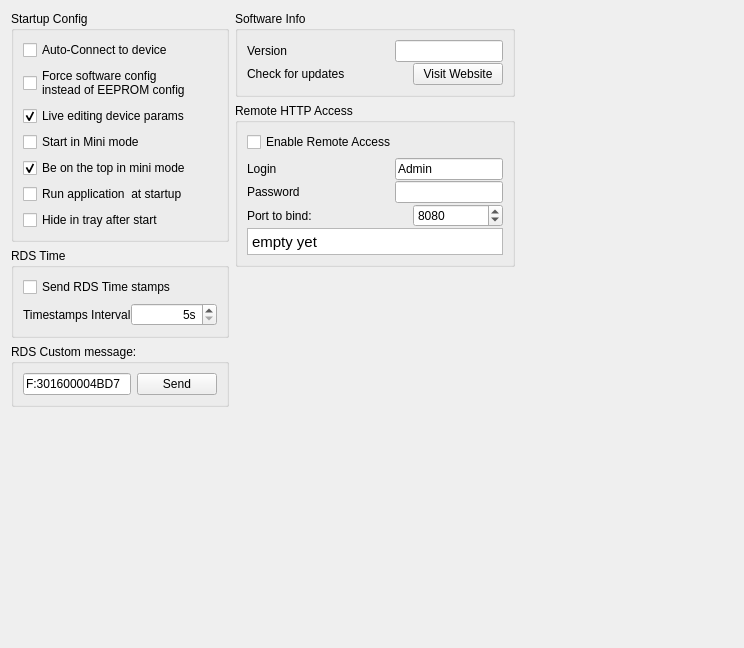
      <widget class="QWidget" name="appcfg">
       <attribute name="icon">
        <iconset resource="fmstick.qrc">
         <normaloff>:/fmstick/images/Administrative Tools-64 (1).png</normaloff>:/fmstick/images/Administrative Tools-64 (1).png</iconset>
       </attribute>
       <attribute name="title">
        <string>Software</string>
       </attribute>
       <layout class="QGridLayout" name="gridLayout_5">
        <item row="0" column="0">
         <layout class="QHBoxLayout" name="horizontalLayout_2">
          <item>
           <layout class="QVBoxLayout" name="verticalLayout_13">
            <item>
             <widget class="QGroupBox" name="groupBox_9">
              <property name="title">
               <string>Startup Config</string>
              </property>
              <layout class="QVBoxLayout" name="verticalLayout_2">
               <item>
                <widget class="QCheckBox" name="checkBox_sw_autoconnect">
                 <property name="toolTip">
                  <string>Check this flag, if You want the software
periodically searching device and if
it founded - connects to it.</string>
                 </property>
                 <property name="text">
                  <string>Auto-Connect to device</string>
                 </property>
                </widget>
               </item>
               <item>
                <widget class="QCheckBox" name="checkBox_rewriteCfg">
                 <property name="toolTip">
                  <string>When transmitter founded, the application
ignores already running configuration inside transmitter,
and force sending all paramerers to it.</string>
                 </property>
                 <property name="text">
                  <string>Force software config
instead of EEPROM config</string>
                 </property>
                </widget>
               </item>
               <item>
                <widget class="QCheckBox" name="checkBox_sw_live_edit">
                 <property name="toolTip">
                  <string>Check this if you want to live edit
transmitter's parameters.
You don't need to push send￼ button
Due each change would be immediatly
sent to frontend.</string>
                 </property>
                 <property name="text">
                  <string>Live editing device params</string>
                 </property>
                 <property name="checked">
                  <bool>true</bool>
                 </property>
                </widget>
               </item>
               <item>
                <widget class="QCheckBox" name="checkBox_mini_mode">
                 <property name="toolTip">
                  <string>Check this if you prefer to
start application with minimal UI.</string>
                 </property>
                 <property name="text">
                  <string>Start in Mini mode</string>
                 </property>
                </widget>
               </item>
               <item>
                <widget class="QCheckBox" name="checkBox_be_on_the_top">
                 <property name="toolTip">
                  <string>When in minimal UI, be on the top of screen.</string>
                 </property>
                 <property name="text">
                  <string>Be on the top in mini mode</string>
                 </property>
                 <property name="checked">
                  <bool>true</bool>
                 </property>
                </widget>
               </item>
               <item>
                <widget class="QCheckBox" name="checkBox_sw_runAtStartup">
                 <property name="enabled">
                  <bool>true</bool>
                 </property>
                 <property name="toolTip">
                  <string>Set this, if You want to run application when Desktop started.</string>
                 </property>
                 <property name="text">
                  <string>Run application  at startup</string>
                 </property>
                </widget>
               </item>
               <item>
                <widget class="QCheckBox" name="checkBox_sw_hideInTray">
                 <property name="enabled">
                  <bool>true</bool>
                 </property>
                 <property name="toolTip">
                  <string>Set this if You want to start application and
immediatly hide it into the system tray.</string>
                 </property>
                 <property name="text">
                  <string>Hide in tray after start</string>
                 </property>
                </widget>
               </item>
              </layout>
             </widget>
            </item>
            <item>
             <widget class="QGroupBox" name="groupBox_rds_time">
              <property name="title">
               <string>RDS Time</string>
              </property>
              <layout class="QVBoxLayout" name="verticalLayout_19">
               <item>
                <widget class="QCheckBox" name="checkBox_rds_time">
                 <property name="enabled">
                  <bool>true</bool>
                 </property>
                 <property name="toolTip">
                  <string>Check this, if You want to send DRS time periodically.
Note: RDS FIFO size must be greater than zero!</string>
                 </property>
                 <property name="text">
                  <string>Send RDS Time stamps</string>
                 </property>
                </widget>
               </item>
               <item>
                <widget class="QFrame" name="frame_rds_time">
                 <property name="enabled">
                  <bool>true</bool>
                 </property>
                 <property name="frameShape">
                  <enum>QFrame::NoFrame</enum>
                 </property>
                 <property name="frameShadow">
                  <enum>QFrame::Raised</enum>
                 </property>
                 <layout class="QHBoxLayout" name="horizontalLayout_19">
                  <property name="spacing">
                   <number>0</number>
                  </property>
                  <property name="margin">
                   <number>0</number>
                  </property>
                  <item>
                   <widget class="QLabel" name="label_15">
                    <property name="toolTip">
                     <string>Set time interval in seconds to send RDS time.</string>
                    </property>
                    <property name="text">
                     <string>Timestamps Interval</string>
                    </property>
                   </widget>
                  </item>
                  <item>
                   <widget class="QSpinBox" name="spinBox_rds_time_int">
                    <property name="toolTip">
                     <string>Set time interval in seconds to send RDS time.</string>
                    </property>
                    <property name="alignment">
                     <set>Qt::AlignRight|Qt::AlignTrailing|Qt::AlignVCenter</set>
                    </property>
                    <property name="suffix">
                     <string>s</string>
                    </property>
                    <property name="minimum">
                     <number>5</number>
                    </property>
                    <property name="maximum">
                     <number>60</number>
                    </property>
                    <property name="singleStep">
                     <number>5</number>
                    </property>
                    <property name="value">
                     <number>5</number>
                    </property>
                   </widget>
                  </item>
                 </layout>
                </widget>
               </item>
              </layout>
             </widget>
            </item>
            <item>
             <widget class="QGroupBox" name="groupBox_rds_sendmsg">
              <property name="toolTip">
               <string>Send customized RDS message. Block A setted based on RDS PI-code,
other blocks: B,C and D - are avaliable to modify, also you can send
message to circular buffer instead of fifo to send it periodically.
Tosend message only once (using fifo buffer), as prefix write &quot;F:&quot;,
for example: &quot;F:301600004BD7&quot;. To send message periodically in
circular buffer, write &quot;C:&quot; as prefix, for example: &quot;C:B00824A02005&quot;.
To Flush circular buffer write &quot;R&quot; symbol before &quot;C:&quot;, for example:
&quot;RC:B00824A02005&quot; - flushes circular buffer and write first group there
Note circular buffe may be cleaned only when re-sending RadioText message.</string>
              </property>
              <property name="title">
               <string>RDS Custom message:</string>
              </property>
              <layout class="QHBoxLayout" name="horizontalLayout_63">
               <item>
                <widget class="QLineEdit" name="lineEdit_rds_custom">
                 <property name="text">
                  <string>F:301600004BD7</string>
                 </property>
                 <property name="maxLength">
                  <number>16</number>
                 </property>
                </widget>
               </item>
               <item>
                <widget class="QPushButton" name="pushButton_sw_send_custom_rds">
                 <property name="sizePolicy">
                  <sizepolicy hsizetype="Preferred" vsizetype="Fixed">
                   <horstretch>0</horstretch>
                   <verstretch>0</verstretch>
                  </sizepolicy>
                 </property>
                 <property name="minimumSize">
                  <size>
                   <width>0</width>
                   <height>0</height>
                  </size>
                 </property>
                 <property name="text">
                  <string>Send</string>
                 </property>
                 <property name="icon">
                  <iconset resource="fmstick.qrc">
                   <normaloff>:/fmstick/images/1318446470_accept.png</normaloff>:/fmstick/images/1318446470_accept.png</iconset>
                 </property>
                </widget>
               </item>
              </layout>
             </widget>
            </item>
            <item>
             <spacer name="verticalSpacer_15">
              <property name="orientation">
               <enum>Qt::Vertical</enum>
              </property>
              <property name="sizeHint" stdset="0">
               <size>
                <width>20</width>
                <height>40</height>
               </size>
              </property>
             </spacer>
            </item>
           </layout>
          </item>
          <item>
           <layout class="QVBoxLayout" name="verticalLayout_29">
            <item>
             <widget class="QGroupBox" name="groupBox_2">
              <property name="title">
               <string>Software Info</string>
              </property>
              <layout class="QVBoxLayout" name="verticalLayout_15">
               <property name="spacing">
                <number>1</number>
               </property>
               <item>
                <layout class="QHBoxLayout" name="horizontalLayout_58">
                 <item>
                  <widget class="QLabel" name="label_18">
                   <property name="sizePolicy">
                    <sizepolicy hsizetype="Minimum" vsizetype="Preferred">
                     <horstretch>200</horstretch>
                     <verstretch>0</verstretch>
                    </sizepolicy>
                   </property>
                   <property name="minimumSize">
                    <size>
                     <width>0</width>
                     <height>0</height>
                    </size>
                   </property>
                   <property name="maximumSize">
                    <size>
                     <width>16777215</width>
                     <height>16777215</height>
                    </size>
                   </property>
                   <property name="text">
                    <string>Version</string>
                   </property>
                  </widget>
                 </item>
                 <item>
                  <widget class="QLineEdit" name="lineEdit_sw_ver">
                   <property name="sizePolicy">
                    <sizepolicy hsizetype="Minimum" vsizetype="Fixed">
                     <horstretch>0</horstretch>
                     <verstretch>0</verstretch>
                    </sizepolicy>
                   </property>
                   <property name="minimumSize">
                    <size>
                     <width>90</width>
                     <height>0</height>
                    </size>
                   </property>
                   <property name="maximumSize">
                    <size>
                     <width>16777215</width>
                     <height>16777215</height>
                    </size>
                   </property>
                   <property name="readOnly">
                    <bool>true</bool>
                   </property>
                  </widget>
                 </item>
                </layout>
               </item>
               <item>
                <layout class="QHBoxLayout" name="horizontalLayout_57">
                 <item>
                  <widget class="QLabel" name="label_19">
                   <property name="sizePolicy">
                    <sizepolicy hsizetype="Minimum" vsizetype="Preferred">
                     <horstretch>200</horstretch>
                     <verstretch>0</verstretch>
                    </sizepolicy>
                   </property>
                   <property name="text">
                    <string>Check for updates</string>
                   </property>
                  </widget>
                 </item>
                 <item>
                  <widget class="QPushButton" name="pushButton_sw_visitWebsite">
                   <property name="sizePolicy">
                    <sizepolicy hsizetype="Minimum" vsizetype="Fixed">
                     <horstretch>0</horstretch>
                     <verstretch>0</verstretch>
                    </sizepolicy>
                   </property>
                   <property name="minimumSize">
                    <size>
                     <width>90</width>
                     <height>0</height>
                    </size>
                   </property>
                   <property name="text">
                    <string>Visit Website</string>
                   </property>
                   <property name="icon">
                    <iconset resource="fmstick.qrc">
                     <normaloff>:/fmstick/images/web-browser.png</normaloff>:/fmstick/images/web-browser.png</iconset>
                   </property>
                  </widget>
                 </item>
                </layout>
               </item>
              </layout>
             </widget>
            </item>
            <item>
             <widget class="QGroupBox" name="groupBox_10">
              <property name="title">
               <string>Remote HTTP Access</string>
              </property>
              <layout class="QVBoxLayout" name="verticalLayout_3" stretch="0,0">
               <item>
                <widget class="QCheckBox" name="checkBox_sw_remote">
                 <property name="enabled">
                  <bool>true</bool>
                 </property>
                 <property name="text">
                  <string>Enable Remote Access</string>
                 </property>
                </widget>
               </item>
               <item>
                <widget class="QFrame" name="frame_sw_remoteaccesss">
                 <property name="enabled">
                  <bool>true</bool>
                 </property>
                 <property name="frameShape">
                  <enum>QFrame::NoFrame</enum>
                 </property>
                 <property name="frameShadow">
                  <enum>QFrame::Raised</enum>
                 </property>
                 <layout class="QVBoxLayout" name="verticalLayout_47">
                  <property name="spacing">
                   <number>1</number>
                  </property>
                  <property name="margin">
                   <number>0</number>
                  </property>
                  <item>
                   <layout class="QHBoxLayout" name="horizontalLayout_25">
                    <property name="sizeConstraint">
                     <enum>QLayout::SetDefaultConstraint</enum>
                    </property>
                    <item>
                     <widget class="QLabel" name="label_21">
                      <property name="enabled">
                       <bool>true</bool>
                      </property>
                      <property name="sizePolicy">
                       <sizepolicy hsizetype="Preferred" vsizetype="Preferred">
                        <horstretch>120</horstretch>
                        <verstretch>0</verstretch>
                       </sizepolicy>
                      </property>
                      <property name="minimumSize">
                       <size>
                        <width>0</width>
                        <height>0</height>
                       </size>
                      </property>
                      <property name="text">
                       <string>Login</string>
                      </property>
                     </widget>
                    </item>
                    <item>
                     <widget class="QLineEdit" name="lineEdit_sw_remote_login">
                      <property name="enabled">
                       <bool>true</bool>
                      </property>
                      <property name="sizePolicy">
                       <sizepolicy hsizetype="Minimum" vsizetype="Fixed">
                        <horstretch>0</horstretch>
                        <verstretch>0</verstretch>
                       </sizepolicy>
                      </property>
                      <property name="minimumSize">
                       <size>
                        <width>80</width>
                        <height>0</height>
                       </size>
                      </property>
                      <property name="maximumSize">
                       <size>
                        <width>16777215</width>
                        <height>16777215</height>
                       </size>
                      </property>
                      <property name="text">
                       <string>Admin</string>
                      </property>
                      <property name="maxLength">
                       <number>32</number>
                      </property>
                      <property name="alignment">
                       <set>Qt::AlignLeading|Qt::AlignLeft|Qt::AlignVCenter</set>
                      </property>
                     </widget>
                    </item>
                   </layout>
                  </item>
                  <item>
                   <layout class="QHBoxLayout" name="horizontalLayout_26">
                    <item>
                     <widget class="QLabel" name="label_23">
                      <property name="enabled">
                       <bool>true</bool>
                      </property>
                      <property name="sizePolicy">
                       <sizepolicy hsizetype="Preferred" vsizetype="Preferred">
                        <horstretch>120</horstretch>
                        <verstretch>0</verstretch>
                       </sizepolicy>
                      </property>
                      <property name="minimumSize">
                       <size>
                        <width>0</width>
                        <height>0</height>
                       </size>
                      </property>
                      <property name="text">
                       <string>Password</string>
                      </property>
                     </widget>
                    </item>
                    <item>
                     <widget class="QLineEdit" name="lineEdit_sw_remote_pwd">
                      <property name="enabled">
                       <bool>true</bool>
                      </property>
                      <property name="sizePolicy">
                       <sizepolicy hsizetype="Minimum" vsizetype="Fixed">
                        <horstretch>0</horstretch>
                        <verstretch>0</verstretch>
                       </sizepolicy>
                      </property>
                      <property name="minimumSize">
                       <size>
                        <width>80</width>
                        <height>0</height>
                       </size>
                      </property>
                      <property name="maximumSize">
                       <size>
                        <width>16777215</width>
                        <height>16777215</height>
                       </size>
                      </property>
                      <property name="maxLength">
                       <number>32</number>
                      </property>
                     </widget>
                    </item>
                   </layout>
                  </item>
                  <item>
                   <layout class="QHBoxLayout" name="horizontalLayout_47">
                    <item>
                     <widget class="QLabel" name="label_24">
                      <property name="enabled">
                       <bool>true</bool>
                      </property>
                      <property name="sizePolicy">
                       <sizepolicy hsizetype="Preferred" vsizetype="Preferred">
                        <horstretch>120</horstretch>
                        <verstretch>0</verstretch>
                       </sizepolicy>
                      </property>
                      <property name="minimumSize">
                       <size>
                        <width>0</width>
                        <height>0</height>
                       </size>
                      </property>
                      <property name="text">
                       <string>Port to bind:</string>
                      </property>
                     </widget>
                    </item>
                    <item>
                     <widget class="QSpinBox" name="spinBox_sw_remote_port">
                      <property name="enabled">
                       <bool>true</bool>
                      </property>
                      <property name="sizePolicy">
                       <sizepolicy hsizetype="Minimum" vsizetype="Fixed">
                        <horstretch>0</horstretch>
                        <verstretch>0</verstretch>
                       </sizepolicy>
                      </property>
                      <property name="minimumSize">
                       <size>
                        <width>90</width>
                        <height>0</height>
                       </size>
                      </property>
                      <property name="maximumSize">
                       <size>
                        <width>16777215</width>
                        <height>16777215</height>
                       </size>
                      </property>
                      <property name="suffix">
                       <string/>
                      </property>
                      <property name="minimum">
                       <number>1</number>
                      </property>
                      <property name="maximum">
                       <number>65535</number>
                      </property>
                      <property name="singleStep">
                       <number>1</number>
                      </property>
                      <property name="value">
                       <number>8080</number>
                      </property>
                     </widget>
                    </item>
                   </layout>
                  </item>
                  <item>
                   <layout class="QVBoxLayout" name="verticalLayout_34">
                    <item>
                     <widget class="QTextBrowser" name="textBrowser_sw_remote_uri">
                      <property name="sizePolicy">
                       <sizepolicy hsizetype="Expanding" vsizetype="Minimum">
                        <horstretch>0</horstretch>
                        <verstretch>0</verstretch>
                       </sizepolicy>
                      </property>
                      <property name="maximumSize">
                       <size>
                        <width>16777215</width>
                        <height>27</height>
                       </size>
                      </property>
                      <property name="verticalScrollBarPolicy">
                       <enum>Qt::ScrollBarAlwaysOff</enum>
                      </property>
                      <property name="horizontalScrollBarPolicy">
                       <enum>Qt::ScrollBarAlwaysOff</enum>
                      </property>
                      <property name="tabChangesFocus">
                       <bool>true</bool>
                      </property>
                      <property name="html">
                       <string>&lt;!DOCTYPE HTML PUBLIC &quot;-//W3C//DTD HTML 4.0//EN&quot; &quot;http://www.w3.org/TR/REC-html40/strict.dtd&quot;&gt;
&lt;html&gt;&lt;head&gt;&lt;meta name=&quot;qrichtext&quot; content=&quot;1&quot; /&gt;&lt;style type=&quot;text/css&quot;&gt;
p, li { white-space: pre-wrap; }
&lt;/style&gt;&lt;/head&gt;&lt;body style=&quot; font-family:'Ubuntu'; font-size:11pt; font-weight:400; font-style:normal;&quot;&gt;
&lt;p style=&quot; margin-top:0px; margin-bottom:0px; margin-left:0px; margin-right:0px; -qt-block-indent:0; text-indent:0px;&quot;&gt;empty yet&lt;/p&gt;&lt;/body&gt;&lt;/html&gt;</string>
                      </property>
                      <property name="textInteractionFlags">
                       <set>Qt::TextBrowserInteraction</set>
                      </property>
                      <property name="openExternalLinks">
                       <bool>true</bool>
                      </property>
                     </widget>
                    </item>
                   </layout>
                  </item>
                 </layout>
                </widget>
               </item>
              </layout>
             </widget>
            </item>
            <item>
             <spacer name="verticalSpacer_10">
              <property name="orientation">
               <enum>Qt::Vertical</enum>
              </property>
              <property name="sizeHint" stdset="0">
               <size>
                <width>20</width>
                <height>40</height>
               </size>
              </property>
             </spacer>
            </item>
           </layout>
          </item>
          <item>
           <spacer name="horizontalSpacer_5">
            <property name="orientation">
             <enum>Qt::Horizontal</enum>
            </property>
            <property name="sizeHint" stdset="0">
             <size>
              <width>218</width>
              <height>20</height>
             </size>
            </property>
           </spacer>
          </item>
         </layout>
        </item>
        <item row="1" column="0">
         <spacer name="verticalSpacer_5">
          <property name="orientation">
           <enum>Qt::Vertical</enum>
          </property>
          <property name="sizeHint" stdset="0">
           <size>
            <width>20</width>
            <height>190</height>
           </size>
          </property>
         </spacer>
        </item>
       </layout>
      </widget>
